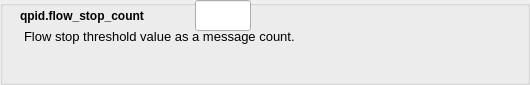
        <widget class="QGroupBox" name="groupBox_9">
         <property name="sizePolicy">
          <sizepolicy hsizetype="Preferred" vsizetype="Minimum">
           <horstretch>0</horstretch>
           <verstretch>0</verstretch>
          </sizepolicy>
         </property>
         <property name="minimumSize">
          <size>
           <width>0</width>
           <height>60</height>
          </size>
         </property>
         <property name="title">
          <string/>
         </property>
         <widget class="QTextEdit" name="textEdit_9">
          <property name="enabled">
           <bool>true</bool>
          </property>
          <property name="geometry">
           <rect>
            <x>20</x>
            <y>25</y>
            <width>501</width>
            <height>51</height>
           </rect>
          </property>
          <property name="minimumSize">
           <size>
            <width>0</width>
            <height>20</height>
           </size>
          </property>
          <property name="font">
           <font>
            <pointsize>10</pointsize>
           </font>
          </property>
          <property name="focusPolicy">
           <enum>Qt::NoFocus</enum>
          </property>
          <property name="autoFillBackground">
           <bool>false</bool>
          </property>
          <property name="styleSheet">
           <string notr="true">background: transparent;</string>
          </property>
          <property name="frameShape">
           <enum>QFrame::NoFrame</enum>
          </property>
          <property name="frameShadow">
           <enum>QFrame::Plain</enum>
          </property>
          <property name="lineWidth">
           <number>0</number>
          </property>
          <property name="verticalScrollBarPolicy">
           <enum>Qt::ScrollBarAlwaysOff</enum>
          </property>
          <property name="horizontalScrollBarPolicy">
           <enum>Qt::ScrollBarAlwaysOff</enum>
          </property>
          <property name="readOnly">
           <bool>true</bool>
          </property>
          <property name="html">
           <string>&lt;!DOCTYPE HTML PUBLIC &quot;-//W3C//DTD HTML 4.0//EN&quot; &quot;http://www.w3.org/TR/REC-html40/strict.dtd&quot;&gt;
&lt;html&gt;&lt;head&gt;&lt;meta name=&quot;qrichtext&quot; content=&quot;1&quot; /&gt;&lt;style type=&quot;text/css&quot;&gt;
p, li { white-space: pre-wrap; }
&lt;/style&gt;&lt;/head&gt;&lt;body style=&quot; font-family:'Cantarell'; font-size:10pt; font-weight:400; font-style:normal;&quot;&gt;
&lt;p style=&quot; margin-top:0px; margin-bottom:0px; margin-left:0px; margin-right:0px; -qt-block-indent:0; text-indent:0px;&quot;&gt;Flow stop threshold value as a message count.&lt;/p&gt;&lt;/body&gt;&lt;/html&gt;</string>
          </property>
         </widget>
         <widget class="QLineEdit" name="flow_stop_count">
          <property name="geometry">
           <rect>
            <x>195</x>
            <y>0</y>
            <width>56</width>
            <height>31</height>
           </rect>
          </property>
          <property name="maxLength">
           <number>5</number>
          </property>
         </widget>
         <widget class="QLabel" name="label_15">
          <property name="geometry">
           <rect>
            <x>20</x>
            <y>5</y>
            <width>171</width>
            <height>21</height>
           </rect>
          </property>
          <property name="font">
           <font>
            <weight>75</weight>
            <bold>true</bold>
           </font>
          </property>
          <property name="text">
           <string>qpid.flow_stop_count</string>
          </property>
         </widget>
        </widget>
